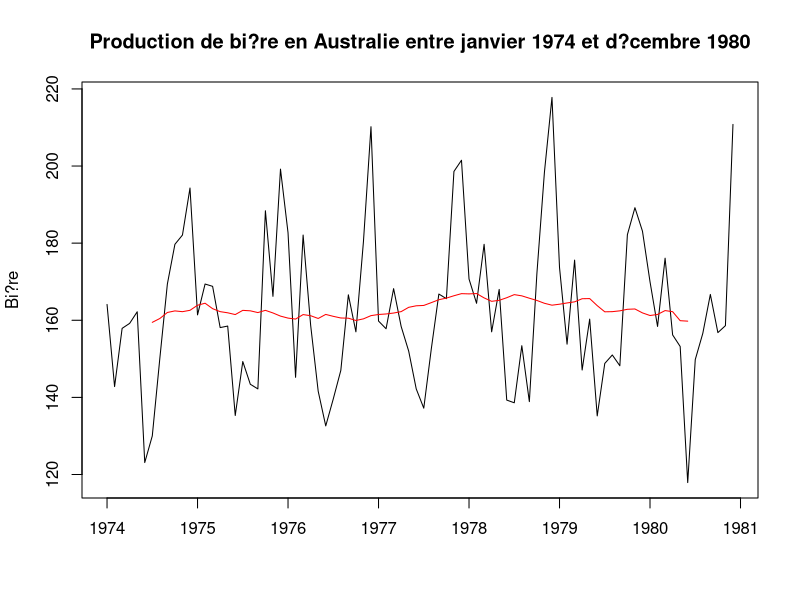
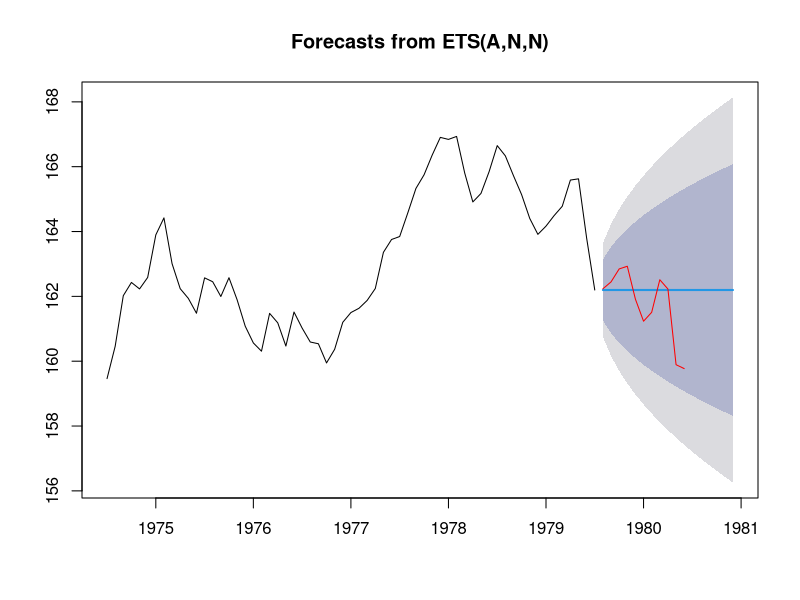
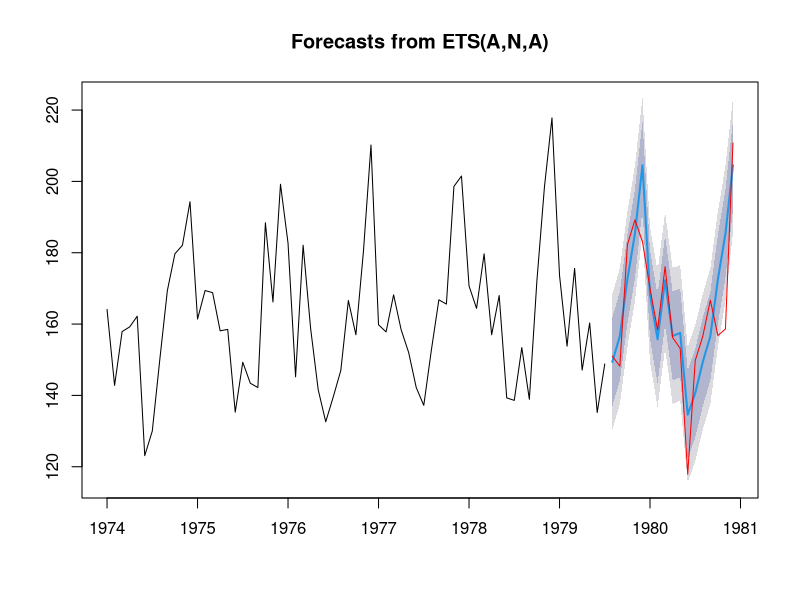

Here is the R script that generated these plots, in order:
serie = read.table("beer_projet.csv", header = F, sep=",")
serie = serie[,2] # On garde seulement la colonne des valeurs 
serie = ts(data = serie, start = c(1974,1), frequency = 12) # Transformation en s?rie temporelle
show(decompose(serie))
serie.des = decompose(serie)$trend # s?rie d?saisonnalis?e
show(serie.des)
# Affichage série et série désaisonnalis?e
plot(serie,main="Production de bi?re en Australie entre janvier 1974 et d?cembre 1980",ylab="Bi?re",xlab="")
points(serie.des,type="l",col="red")

# Séparation en deux séries : application et validation
serie.LES.app=window(serie.des,start=c(1974,1),end=c(1979,7))
show(serie.LES.app)
serie.LES.val=window(serie.des,start=c(1979,8),end=c(1980,12))

# Lissge exponentiel simple sur la série application
library(forecast)
LES=ets(serie.LES.app,model="ANN",additive.only=TRUE)
summary(LES)

# Prévisions 
prev=forecast(LES,h=17) # 17 mois dans la série validation
plot(prev)
points(serie.LES.val,type="l",col="red") # Comparaison avec série de validation en rouge


# Lissage exponentiel de Holt-Winters
serie.HW.app=window(serie,start=c(1974,1),end=c(1979,7))
serie.HW.val=window(serie,start=c(1979,8),end=c(1980,12))

HW = ets(serie.HW.app,model="ANA",additive.only=TRUE)
summary(HW)

# Prévisions
prev=forecast(HW,h=17) # 17 mois dans la s?rie validation
plot(prev)
points(serie.HW.val,type="l",col="red") 

